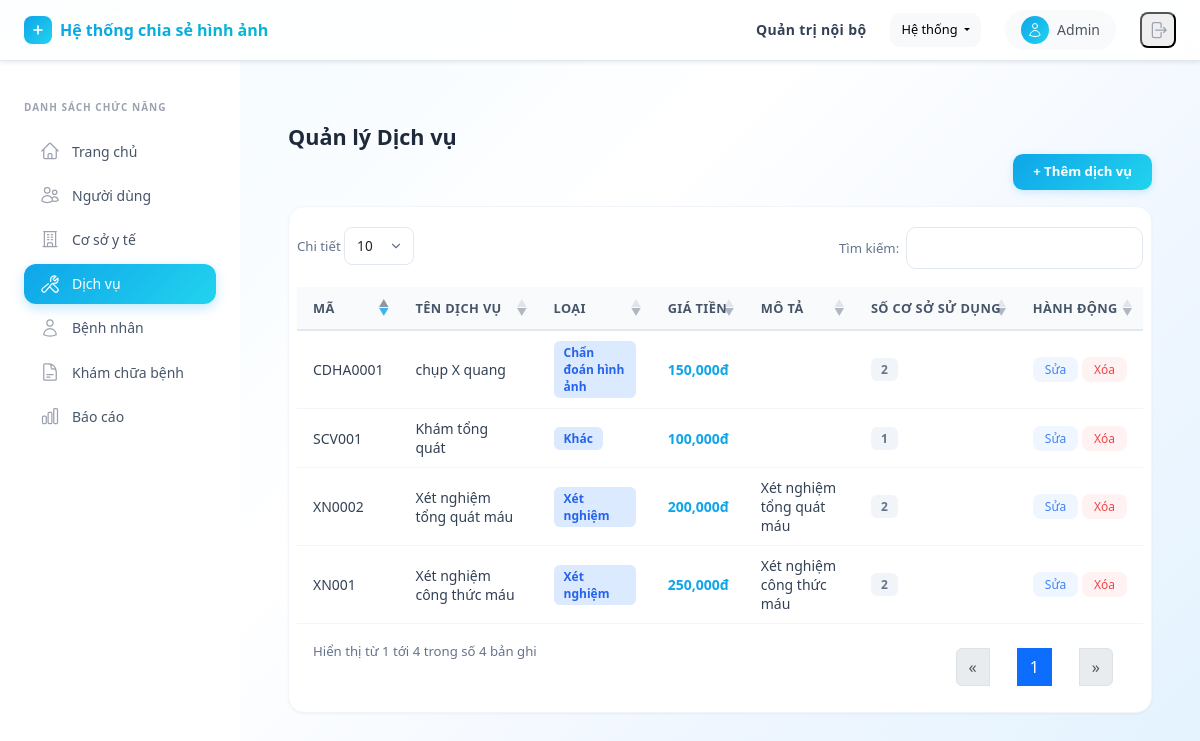
The page /services/ (signed in) on the database its author committed.
### api/models.py (models this page shows, shortened)
class User(AbstractUser):
    code = models.CharField(max_length=50, unique=True)
    facility = models.ForeignKey(MedicalFacility, on_delete=models.CASCADE, related_name="users", null=True, blank=True)
    name = models.CharField(max_length=255)
    role = models.ForeignKey(Role, on_delete=models.SET_NULL, null=True, blank=True, related_name='users')
    patient = models.OneToOneField('Patient', on_delete=models.SET_NULL, null=True, blank=True, related_name='user')
    created_at = models.DateTimeField(auto_now_add=True)
    updated_at = models.DateTimeField(auto_now=True)
    @property
    def role_code(self):
        return self.role.code if self.role else None

class Service(models.Model):
    SERVICE_TYPE_CHOICES = [
        ('kham_benh', 'Khám bệnh'),
        ('xet_nghiem', 'Xét nghiệm'),
        ('chan_doan_hinh_anh', 'Chẩn đoán hình ảnh'),
        ('phau_thuat', 'Phẫu thuật'),
        ('noi_khoa', 'Nội khoa'),
        ('ngoai_khoa', 'Ngoại khoa'),
        ('san_phu_khoa', 'Sản phụ khoa'),
        ('nhi_khoa', 'Nhi khoa'),
        ('rang_ham_mat', 'Răng hàm mặt'),
        ('mat', 'Mắt'),
        ('tai_mui_hong', 'Tai mũi họng'),
        ('phuc_hoi_chuc_nang', 'Phục hồi chức năng'),
        ('khac', 'Khác'),
    ]
    code = models.CharField(max_length=50, unique=True)
    name = models.CharField(max_length=255)
    service_type = models.CharField(max_length=50, choices=SERVICE_TYPE_CHOICES, default='khac')
    price = models.DecimalField(max_digits=12, decimal_places=0, default=0)
    description = models.TextField(blank=True, null=True)

### api/views.py (the view)
# urls.py: path('services/', service_list, name='service_list'),
@admin_required
def service_list(request):
    services = Service.objects.all().order_by('service_type', 'name')
    return render(request, 'service_list.html', {
        'services': services,
        'service_type_choices': Service.SERVICE_TYPE_CHOICES,
        'tab': 'services',
    })

### api/templates/service_list.html (shortened to what this page needs)
{% extends "base.html" %}
{% load static humanize %}
{% block content %}
<link rel="stylesheet" href="https://cdn.datatables.net/1.13.6/css/dataTables.bootstrap5.min.css">
<h3 class="page-title">Quản lý Dịch vụ</h3>
<div class="table-toolbar">
    <button class="btn-add" onclick="openCreateModal()">+ Thêm dịch vụ</button>
</div>
<div class="table-card">
<table id="serviceTable" class="table">
    <thead>
        <tr>
            <th>Mã</th>
            <th>Tên dịch vụ</th>
            <th>Loại</th>
            <th>Giá tiền</th>
            <th>Mô tả</th>
            <th>Số cơ sở sử dụng</th>
            <th>Hành động</th>
        </tr>
    </thead>
    <tbody>
        {% for s in services %}
        <tr id="row-{{ s.id }}">
            <td><span style="font-weight:500;">{{ s.code }}</span></td>
            <td>{{ s.name }}</td>
            <td><span class="badge-role badge-role-doctor">{{ s.get_service_type_display }}</span></td>
            <td style="font-weight:600; color:#0ea5e9;">{{ s.price|floatformat:0|intcomma }}đ</td>
            <td>{{ s.description|default:"" }}</td>
            <td><span class="badge-role badge-role-default">{{ s.facilities.count }}</span></td>
            <td style="white-space:nowrap;">
                <button class="btn-action btn-action-edit" onclick="openEditModal({{ s.id }}, '{{ s.code|escapejs }}', '{{ s.name|escapejs }}', '{{ s.service_type }}', {{ s.price|floatformat:0|default:"0" }}, `{{ s.description|default:''|escapejs }}`)">Sửa</button>
                <button class="btn-action btn-action-delete" onclick="deleteService({{ s.id }})">Xóa</button>
            </td>
        </tr>
        {% endfor %}
    </tbody>
</table>
</div>
{% endblock %}

### api/templates/base.html (shortened to what this page needs)
﻿<!DOCTYPE html>
<html lang="vi">
<head>
    <script src="https://cdn.tailwindcss.com"></script>
    <link rel="stylesheet" href="https://cdn.jsdelivr.net/npm/bootstrap@5.3.0/dist/css/bootstrap.min.css">
</head>
<body class="min-h-screen" style="margin:0; background: linear-gradient(135deg, #f0f9ff 0%, #ffffff 40%, #eff6ff 70%, #e0f2fe 100%); background-attachment: fixed;">
    <nav class="top-navbar fixed top-0 left-0 right-0 z-50 flex items-center justify-between px-6 py-2.5 shadow-sm">
        <div class="flex items-center gap-3">
            <a href="{% url 'dashboard' %}" class="flex items-center gap-2" style="text-decoration:none;">
                <div class="bg-gradient-to-br from-primary to-cyan-400 rounded-lg p-1.5">
                    <svg class="w-4 h-4 text-white" fill="none" viewBox="0 0 24 24" stroke="currentColor">
                        <path stroke-linecap="round" stroke-linejoin="round" stroke-width="2.5" d="M12 6v6m0 0v6m0-6h6m-6 0H6"/>
                    </svg>
                </div>
                <span class="text-base font-bold bg-gradient-to-r from-primary to-cyan-500 bg-clip-text" style="color:transparent; -webkit-background-clip:text;">Hệ thống chia sẻ hình ảnh</span>
            </a>
        </div>
        <div class="flex items-center gap-4">
            <span class="hidden sm:block text-sm font-semibold text-slate-700 tracking-wide">Quản trị nội bộ</span>
            {% if user.is_authenticated %}
            <div class="dropdown">
                <button class="btn btn-light dropdown-toggle" type="button" data-bs-toggle="dropdown" aria-expanded="false" style="border-radius:10px; font-size:0.8rem; padding:6px 10px;">
                    Hệ thống
                </button>
            </div>
            {% endif %}
            <div class="flex items-center gap-2 bg-gray-50 rounded-full px-3 py-1.5">
                <div class="w-7 h-7 rounded-full bg-gradient-to-br from-primary to-cyan-400 flex items-center justify-center">
                    <svg class="w-4 h-4 text-white" fill="none" viewBox="0 0 24 24" stroke="currentColor">
                        <path stroke-linecap="round" stroke-linejoin="round" stroke-width="1.5" d="M15.75 6a3.75 3.75 0 11-7.5 0 3.75 3.75 0 017.5 0zM4.501 20.118a7.5 7.5 0 0114.998 0A17.933 17.933 0 0112 21.75c-2.676 0-5.216-.584-7.499-1.632z"/>
                    </svg>
                </div>
                <span class="text-sm font-medium text-gray-600">{{ user.name|default:user.username }}</span>
            </div>
            <form action="{% url 'logout' %}" method="post" class="m-0">
                <button type="submit" class="p-1.5 rounded-lg hover:bg-red-50 text-gray-400 hover:text-red-500 transition" title="Đăng xuất">
                    <svg class="w-5 h-5" fill="none" viewBox="0 0 24 24" stroke="currentColor">
                        <path stroke-linecap="round" stroke-linejoin="round" stroke-width="1.5" d="M15.75 9V5.25A2.25 2.25 0 0013.5 3h-6a2.25 2.25 0 00-2.25 2.25v13.5A2.25 2.25 0 007.5 21h6a2.25 2.25 0 002.25-2.25V15m3 0l3-3m0 0l-3-3m3 3H9"/>
                    </svg>
                </button>
            </form>
        </div>
    </nav>
    <aside id="sidebar" class="sidebar fixed top-[52px] left-0 bottom-0 w-60 bg-white border-r border-gray-100 z-40 transform -translate-x-full lg:translate-x-0 transition-transform duration-200 overflow-y-auto">
        <div class="px-4 pt-5 pb-3">
            <p class="text-[10px] font-semibold text-gray-400 uppercase tracking-widest mb-3">Danh sách chức năng</p>
            <nav class="flex flex-col gap-1">
                {% if user.is_authenticated and user.role_code == "admin" %}
                <a href="{% url 'dashboard' %}" class="nav-item-link {% if tab == 'home' %}active{% endif %}">
                    Trang chủ
                </a>
                <a href="{% url 'user_list' %}" class="nav-item-link {% if tab == 'users' %}active{% endif %}">
                    Người dùng
                </a>
                <a href="{% url 'facility_list' %}" class="nav-item-link {% if tab == 'facilities' %}active{% endif %}">
                    Cơ sở y tế
                </a>
                <a href="{% url 'service_list' %}" class="nav-item-link {% if tab == 'services' %}active{% endif %}">
                    Dịch vụ
                </a>
                <a href="{% url 'patient_list' %}" class="nav-item-link {% if tab == 'patients' %}active{% endif %}">
                    <svg class="w-5 h-5 text-gray-400" fill="none" viewBox="0 0 24 24" stroke="currentColor"><path stroke-linecap="round" stroke-linejoin="round" stroke-width="1.5" d="M15.75 6a3.75 3.75 0 11-7.5 0 3.75 3.75 0 017.5 0zM4.501 20.118a7.5 7.5 0 0114.998 0A17.933 17.933 0 0112 21.75c-2.676 0-5.216-.584-7.499-1.632z"/></svg>
                    Bệnh nhân
                </a>
                <a href="{% url 'examination_list' %}" class="nav-item-link {% if tab == 'examinations' %}active{% endif %}">
                    Khám chữa bệnh
                </a>
                <a href="{% url 'report_list' %}" class="nav-item-link {% if tab == 'reports' %}active{% endif %}">
                    Báo cáo
                </a>
                {% endif %}
            </nav>
        </div>
    </aside>
    <main class="lg:ml-60 pt-[52px] min-h-screen">
        <div class="p-5">
            {% block content %}{% endblock %}
        </div>
    </main>
</body>
</html>

### api/templates/base.html (style rules this page uses)
.sidebar { font-family: system-ui, -apple-system, sans-serif; }
.sidebar * { box-sizing: border-box; }
.sidebar a, .sidebar button { text-decoration: none; }
.nav-item-link { display: flex; align-items: center; gap: 0.75rem; padding: 0.6rem 1rem; border-radius: 0.75rem; color: #475569; font-size: 0.875rem; font-weight: 500; transition: all 0.15s; }
.nav-item-link.active { background: linear-gradient(135deg, #0ea5e9, #22d3ee); color: #fff; box-shadow: 0 4px 12px rgba(14,165,233,0.25); }
.nav-item-link.active svg { color: #fff; }
.top-navbar { background: rgba(255,255,255,0.85); backdrop-filter: blur(12px); border-bottom: 1px solid #e2e8f0; }
.table-card { background: #fff; border-radius: 16px; box-shadow: 0 1px 3px rgba(0,0,0,0.04), 0 1px 2px rgba(0,0,0,0.02); border: 1px solid #f1f5f9; overflow: hidden; padding: 8px; }
.table-card .table { margin-bottom: 0; }
.table-card thead th, table.dataTable thead th { background: #f8fafc !important; border-bottom: 2px solid #e2e8f0 !important; color: #475569 !important; font-weight: 600 !important; font-size: 0.8rem !important; text-transform: uppercase; letter-spacing: 0.03em; padding: 12px 16px !important; white-space: nowrap; }
.table-card tbody td, table.dataTable tbody td { padding: 10px 16px !important; font-size: 0.875rem; color: #334155; border-bottom: 1px solid #f1f5f9 !important; vertical-align: middle; }
table.dataTable thead .sorting::after, table.dataTable thead .sorting_asc::after, table.dataTable thead .sorting_desc::after { opacity: 0.4 !important; }
table.dataTable thead .sorting_asc::after, table.dataTable thead .sorting_desc::after { opacity: 0.8 !important; color: #0ea5e9 !important; }
.btn-action { padding: 4px 12px; font-size: 0.75rem; font-weight: 500; border-radius: 8px; border: none; cursor: pointer; transition: all 0.15s; }
.btn-action-edit { background: #eff6ff; color: #3b82f6; }
.btn-action-delete { background: #fef2f2; color: #ef4444; }
.page-title { font-size: 1.35rem; font-weight: 700; color: #1e293b; margin-bottom: 0.25rem; }
.table-toolbar { display: flex; align-items: center; justify-content: space-between; flex-wrap: wrap; gap: 10px; margin-bottom: 16px; }
.btn-add { background: linear-gradient(135deg, #0ea5e9, #22d3ee); color: #fff; font-size: 0.825rem; font-weight: 600; padding: 8px 20px; border-radius: 10px; border: none; cursor: pointer; box-shadow: 0 2px 8px rgba(14,165,233,0.2); transition: all 0.15s; }
.badge-role { display: inline-block; padding: 3px 10px; border-radius: 6px; font-size: 0.75rem; font-weight: 600; }
.badge-role-doctor { background: #dbeafe; color: #2563eb; }
.badge-role-default { background: #f1f5f9; color: #64748b; }

### rows shown on the page
User: name "Admin"
Service: code "CDHA0001", name "chụp X quang", service_type "Chẩn đoán hình ảnh", price "150,000", facilities.count "2"
Service: code "SCV001", name "Khám tổng quát", service_type "Khác", price "100,000", facilities.count "1"
Service: code "XN001", name "Xét nghiệm công thức máu", service_type "Xét nghiệm", price "250,000", description "Xét nghiệm công thức máu", facilities.count "2"
Service: code "XN0002", name "Xét nghiệm tổng quát máu", service_type "Xét nghiệm", price "200,000", description "Xét nghiệm tổng quát máu", facilities.count "2"
